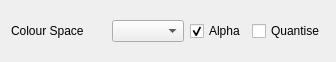
<?xml version="1.0" encoding="UTF-8"?>
<ui version="4.0">
 <class>GfxPaint::ColourSlidersWidget</class>
 <widget class="QWidget" name="GfxPaint::ColourSlidersWidget">
  <property name="geometry">
   <rect>
    <x>0</x>
    <y>0</y>
    <width>336</width>
    <height>62</height>
   </rect>
  </property>
  <property name="windowTitle">
   <string>Form</string>
  </property>
  <layout class="QGridLayout" name="gridLayout" columnstretch="1,0,0,0,0">
   <item row="0" column="0">
    <widget class="QLabel" name="colourSpaceLabel">
     <property name="text">
      <string>Colour Space</string>
     </property>
     <property name="buddy">
      <cstring>colourSpaceComboBox</cstring>
     </property>
    </widget>
   </item>
   <item row="0" column="1" colspan="2">
    <widget class="QComboBox" name="colourSpaceComboBox"/>
   </item>
   <item row="0" column="3">
    <widget class="QCheckBox" name="alphaCheckBox">
     <property name="text">
      <string>Alpha</string>
     </property>
     <property name="checked">
      <bool>true</bool>
     </property>
    </widget>
   </item>
   <item row="0" column="4">
    <widget class="QCheckBox" name="quantiseCheckBox">
     <property name="text">
      <string>Quantise</string>
     </property>
    </widget>
   </item>
   <item row="1" column="0" colspan="5">
    <layout class="QVBoxLayout" name="colourSliderLayout"/>
   </item>
  </layout>
 </widget>
 <resources/>
 <connections/>
</ui>
